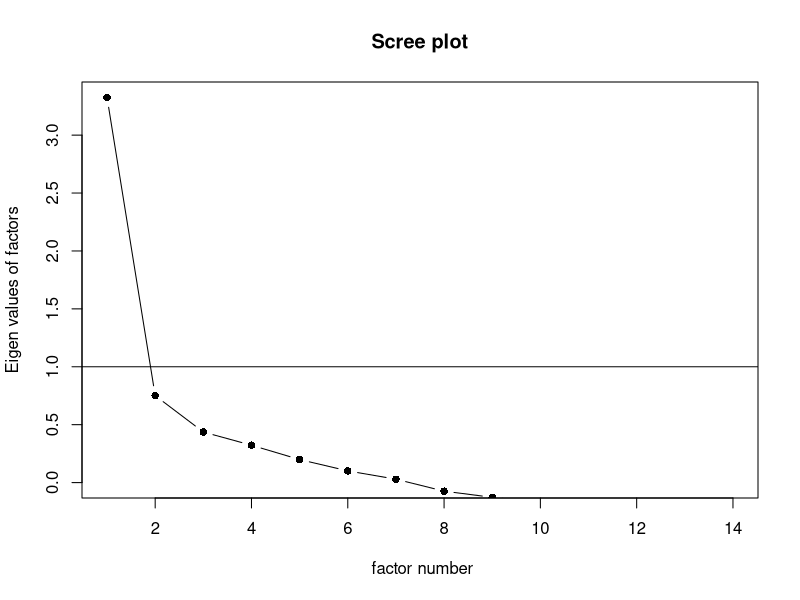
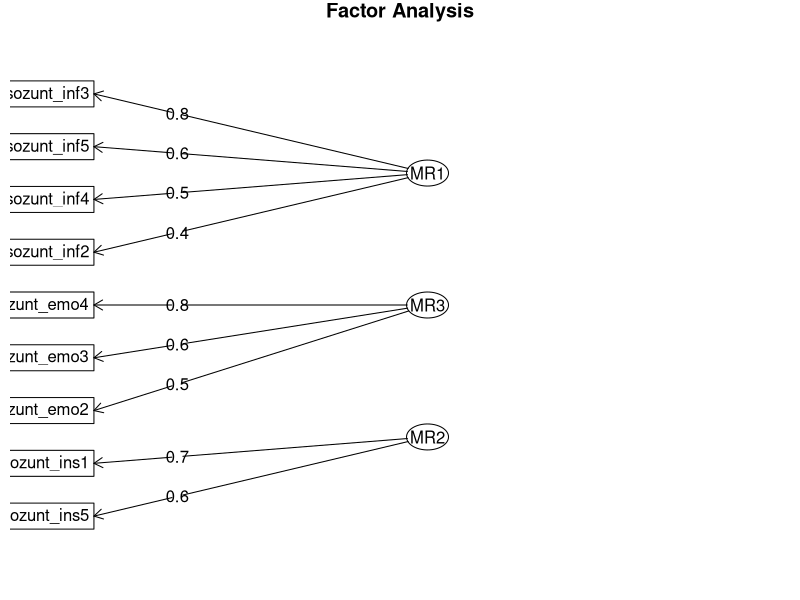

R code for these plots, in order: (Note: this script raises an error after producing the figures.)
## ---- chunk 1
# Input: b_sab_mzp2_2024_R_data_file.csv
#
# Output: --
#
# Contents: (1) Read Data
#           (2) Measures
#           (3) Results

####  ------------- Load Packages ------------- ####
library(here)           # find files
library(tidyverse)      # for data management
library(psych)          # for scale construction, EFA, CFA
library(lavaan)         # for SEM
## ---- chunk 2
data <- read.csv(here("01_data/b_sab_mzp2_2024_R_data_file.csv"))
## ---- chunk 3
data_efa <- data %>%
  dplyr::select(sozunt_ins5:sozunt_ins2)
## ---- chunk 4
psych::KMO(data_efa)
## ---- chunk 5
data_efa <- data_efa %>%
  dplyr::select(-sozunt_ins4)
## ---- chunk 6
psych::cortest.bartlett(data_efa)$p.value
## ---- chunk 7
eig <- eigen(cor(data_efa, use = "complete.obs")) # get eigenvalues
eig$values
## ---- chunk 8
psych::scree(data_efa, pc = FALSE)  # plot scree plot 
## ---- chunk 9
efa <- psych::fa(data_efa, nfactors = 3, rotate = "oblimin")
loadings <- efa$loadings
loadings
## ---- chunk 10
data_efa <- data_efa %>%
  dplyr::select(-sozunt_emo1, -sozunt_ins3, -sozunt_ins2)
## ---- chunk 11
efa <- psych::fa(data_efa, nfactors = 3, rotate = "oblimin")
loadings <- efa$loadings
loadings
## ---- chunk 12
data_efa <- data_efa %>%
  dplyr::select(sozunt_inf2, sozunt_inf3, sozunt_inf4, sozunt_inf5,
                sozunt_emo2, sozunt_emo3, sozunt_emo4,
                sozunt_ins1, sozunt_ins5)
## ---- chunk 13
efa <- psych::fa(data_efa, nfactors = 3, rotate = "oblimin")
loadings <- efa$loadings
loadings
psych::fa.diagram(loadings)
## ---- chunk 14
inf_sup_alpha <- data %>% 
  dplyr::select(sozunt_inf2, sozunt_inf3, sozunt_inf4, sozunt_inf5) %>%
  psych::alpha(title = "sozunt_inf")

emo_sup_alpha <- data %>%  
  dplyr::select(sozunt_emo2, sozunt_emo3, sozunt_emo4) %>%
  psych::alpha(title = "sozunt_emo")

ins_sup_alpha <- data %>% 
  dplyr::select(sozunt_ins1, sozunt_ins5) %>%
  psych::alpha(title = "sozunt_ins")
## ---- chunk 15
three_efa_ml <- psych::fa(data_efa, nfactors = 3, rotate = "oblimin", fm = "ml")

three_efa_ml_chisq <- three_efa_ml$STATISTIC  # chi-square statistic
three_efa_ml_pval <- three_efa_ml$PVAL  # p-value
## ---- chunk 16
two_efa_ml <- fa(data_efa, nfactors = 2, rotate = "oblimin", fm = "ml")

two_efa_ml_chisq <- two_efa_ml$STATISTIC  # chi-square statistic
two_efa_ml_pval <- two_efa_ml$PVAL  # p-value
## ---- chunk 17
data_cfa <- data %>%
  dplyr::select(seffsab_1:seffsab_9)
## ---- chunk 18
# specify the model
cfa_model <- ' pae =~ seffsab_1 + seffsab_2 + seffsab_20 + seffsab_14 + 
                      seffsab_6 + seffsab_28 + seffsab_48 + seffsab_39 +
                      seffsab_46 + seffsab_47 + seffsab_4
               rel =~ seffsab_29 + seffsab_44 + seffsab_27 + seffsab_42 + 
                      seffsab_9 '

# fit the model
fit_cfa <- cfa(cfa_model, data = data_cfa)
## ---- chunk 19
# CFI cut-off: .95; SRMR cut-off: .09
fitMeasures(fit_cfa, c("chisq", "df", "pvalue", "cfi", "srmr"))
## ---- chunk 20
sef_pea_alpha <- data %>% 
  dplyr::select(seffsab_1, seffsab_2, seffsab_20, seffsab_14, seffsab_6, 
                seffsab_28, seffsab_48, seffsab_39, seffsab_46, seffsab_47,
                seffsab_4) %>%
  psych::alpha(title = "sef_pea_alpha")

sef_rel_alpha <- data %>%  
  dplyr::select(seffsab_29, seffsab_44, seffsab_27, seffsab_42, seffsab_9) %>%
  psych::alpha(title = "sef_rel_alpha")
## ---- chunk 21
sef_pea_alpha$alpha.drop
sef_rel_alpha$alpha.drop
## ---- chunk 22
data_cfa <- data_cfa %>%
  dplyr::select(-seffsab_48)

# specify the model
cfa_model_2 <- ' pae =~ seffsab_1 + seffsab_2 + seffsab_20 + seffsab_14 + 
                        seffsab_6 + seffsab_28 + seffsab_39 + seffsab_46 + 
                        seffsab_47 + seffsab_4
                 rel =~ seffsab_29 + seffsab_44 + seffsab_27 + seffsab_42 + 
                        seffsab_9 '

# fit the model
fit_cfa_2 <- cfa(cfa_model_2, data = data_cfa)
fitMeasures(fit_cfa_2, c("chisq", "df", "pvalue", "cfi", "srmr"))
## ---- chunk 23
# CFI cut-off: .95; SRMR cut-off: .09
fitMeasures(fit_cfa_2, c("chisq", "df", "pvalue", "cfi", "srmr"))
## ---- chunk 24
sef_pea_alpha <- data %>% 
  dplyr::select(seffsab_1, seffsab_2, seffsab_20, seffsab_14, seffsab_6, 
                seffsab_28, seffsab_39, seffsab_46, seffsab_47, seffsab_4) %>%
  psych::alpha(title = "sef_pea_alpha")

sef_pea_alpha$alpha.drop
## ---- chunk 25
# Factor vignette, dummy for each vignette
data <- data %>%
  dplyr::mutate(vig = case_when((random == 1) ~ 1,
                                (random == 2) ~ 2,
                                (random == 3) ~ 3,
                                TRUE ~ as.numeric(NA)),
                vig1 = ifelse(vig == 1, 1, 0),
                vig2 = ifelse(vig == 2, 1, 0),
                vig3 = ifelse(vig == 3, 1, 0))


data$vig <- as.factor(data$vig)

## Attribution 

data <- data %>%
  dplyr::mutate(int = int_1,  # internality
                sta = sta_1,  # stability 
                glo = glo_1,  # globality
                con = kon_1)  # controllability

# Attribution style: Int, Sta, Glo
data <- data %>% 
  dplyr::mutate(isg = rowMeans(subset(data, select = c(int, sta, glo)), na.rm = TRUE))

isg_alpha <- data %>% 
  dplyr::select(int, sta, glo) %>%
  psych::alpha(title = "isg_alpha")


## Affect 

# Negative affect, positive affect
data <- data %>% 
  dplyr::mutate(pos_aff = rowMeans(subset(data, select = c(affekt_1, affekt_3, 
                                                           affekt_4, affekt_6, 
                                                           affekt_10, affekt_11,
                                                           affekt_12, affekt_15)),
                                   na.rm = TRUE),
                neg_aff = rowMeans(subset(data, select = c(affekt_2, affekt_5, 
                                                           affekt_7, affekt_8, 
                                                           affekt_13, affekt_14,
                                                           affekt_16)),
                                   na.rm = TRUE),
                ang = affekt_5,   # Anger
                gui = affekt_7,   # Guilt
                sha = affekt_14)  # Shame


## Social Support

# Informational support: "Hinweise und Ratschläge"
data <- data %>% 
  dplyr::mutate(inf_sup = rowMeans(subset(data, select = c(sozunt_inf2,
                                                           sozunt_inf3,
                                                           sozunt_inf4, 
                                                           sozunt_inf5)),
                                   na.rm = TRUE),

# Emotional support: "Trost und Nähe"
                emo_sup = rowMeans(subset(data, select = c(sozunt_emo2, 
                                                           sozunt_emo3, 
                                                           sozunt_emo4)),
                                   na.rm = TRUE),
                
## Instrumental support: "Güter und Materialien"                
                ins_sup = rowMeans(subset(data, select = c(sozunt_ins1, 
                                                           sozunt_ins5)),
                                 na.rm = TRUE))

## Self Efficacy

# Self Efficacy, Factor 1: Pedagogical Practices   
data <- data %>% 
  dplyr::mutate(seff_f1 = rowMeans(subset(data, select = c(seffsab_1, seffsab_2, 
                                                           seffsab_20, seffsab_14, 
                                                           seffsab_6, seffsab_28, 
                                                           seffsab_39, seffsab_46, 
                                                           seffsab_47, seffsab_4)),
                                   na.rm = TRUE),

# Self Efficacy, Factor 2: Relationships
                seff_f2 = rowMeans(subset(data, select = c(seffsab_29,seffsab_44,
                                                           seffsab_27,seffsab_42, 
                                                           seffsab_9)),
                                   na.rm = TRUE))
## ---- chunk 26
model1 <- '# direct effect
           inf_sup ~ int + con
           ins_sup ~ int + con
           emo_sup ~ int + con 
           # mediators
           ang ~ int + con
           inf_sup ~ ang
           ins_sup ~ ang
           emo_sup ~ ang'

fit1 <- lavaan::sem(model1, data = data, missing = "fiml")

summary(fit1)
## ---- chunk 27
model2 <- 'inf_sup ~ seff_f2 + seff_f1
           ins_sup ~ seff_f2 + seff_f1
           emo_sup ~ seff_f2 + seff_f1

           con ~ seff_f2 + seff_f1'

fit2 <- lavaan::sem(model2, data = data, missing = "fiml")

summary(fit2)
## ---- chunk 28
model3 <- '# direct effect
           inf_sup ~ int + con + seff_f2 + seff_f1
           ins_sup ~ int + con + seff_f2 + seff_f1
           emo_sup ~ int + con + seff_f2 + seff_f1
           # mediators
           ang ~ int + con
           inf_sup ~ ang
           ins_sup ~ ang
           emo_sup ~ ang
           # else
           con ~ seff_f2 + seff_f1'

fit3 <- lavaan::sem(model3, data = data, missing = "fiml")

summary(fit3)

# CFI cut-off: .95; SRMR cut-off: .09
fitMeasures(fit3, c("chisq", "df", "pvalue", "cfi","srmr"))
## ---- chunk 29
model4 <- 'ang ~ seff_f2 + seff_f1
           gui ~ seff_f2 + seff_f1
           sha ~ seff_f2 + seff_f1'

fit4 <- lavaan::sem(model4, data = data, missing = "fiml")
summary(fit4)
## ---- chunk 30
data_vig1 <- data %>% 
  dplyr::filter(vig == 1) 

data_vig2 <- data %>% 
  dplyr::filter(vig == 2) 

data_vig3 <- data %>% 
  dplyr::filter(vig == 3) 

tab1 <- table(data_vig1$check_1)
tab2 <- table(data_vig2$check_1)
tab3 <- table(data_vig3$check_1)

barplot(tab1, main = "Vignette 1")
barplot(tab2, main = "Vignette 2")
barplot(tab3, main = "Vignette 3")
## ---- chunk 31
tab1 <- data.frame(int = mean(data_vig1$int, na.rm = T),
                   sta = mean(data_vig1$sta, na.rm = T),
                   glo = mean(data_vig1$glo, na.rm = T),
                   con = mean(data_vig1$con, na.rm = T))

tab2 <- data.frame(int = mean(data_vig2$int, na.rm = T),
                   sta = mean(data_vig2$sta, na.rm = T),
                   glo = mean(data_vig2$glo, na.rm = T),
                   con = mean(data_vig2$con, na.rm = T))

tab3 <- data.frame(int = mean(data_vig3$int, na.rm = T),
                   sta = mean(data_vig3$sta, na.rm = T),
                   glo = mean(data_vig3$glo, na.rm = T),
                   con = mean(data_vig3$con, na.rm = T))

barplot(as.matrix(tab1), main = "Vignette 1")
barplot(as.matrix(tab2), main = "Vignette 2")
barplot(as.matrix(tab3), main = "Vignette 3")
